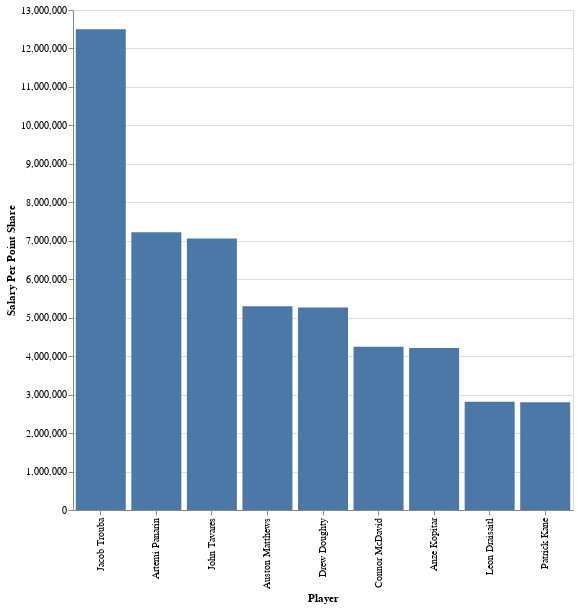

Notebook code for this chart:
### Code cell
#hide_input

alt.Chart(BaseStatsSalary).mark_bar().encode(
    x=alt.X('Player', sort=alt.EncodingSortField(field="Salary Per Point Share", order='descending')),
    y=alt.Y('Salary Per Point Share')
).properties(
    width=500,
    height=500
)

### Figure 1 — Vega-Lite specification as saved in the notebook (floating-point values rounded to 4 significant figures)
{"config": {"view": {"continuousWidth": 400, "continuousHeight": 300}}, "data": {"name": "data-56dc07fca3289ef675e54a77791fe3ec"}, "mark": "bar", "encoding": {"x": {"type": "nominal", "field": "Player", "sort": {"field": "Salary Per Point Share", "order": "descending"}}, "y": {"type": "quantitative", "field": "Salary Per Point Share"}}, "height": 500, "width": 500, "$schema": "https://vega.github.io/schema/vega-lite/v4.8.1.json", "datasets": {"data-56dc07fca3289ef675e54a77791fe3ec": [{"Rk": 170, "Player": "Drew Doughty", "Age": 31, "Tm_x": "LAK", "Pos": "D", "GP": 14, "G": 4, "A": 8, "PTS": 12, "+/-": -2, "PIM": 4, "PS": 1.9, "EV": 2, "PP": 2, "SH": 0, "GW": 0, "EV.1": 2, "PP.1": 6, "SH.1": 0, "S": 23, "S%": 17.4, "TOI": 373, "ATOI": "26:41", "BLK": 24, "HIT": 17, "FOW": 0, "FOL": 0, "FO%": null, "Tm_y": "LAK", "Salary": 10000000.0, "Cap Hit": 11000000.0, "Salary Per Point Share": 5263000.0}, {"Rk": 173, "Player": "Leon Draisaitl", "Age": 25, "Tm_x": "EDM", "Pos": "C", "GP": 17, "G": 8, "A": 18, "PTS": 26, "+/-": 11, "PIM": 4, "PS": 3.2, "EV": 3, "PP": 4, "SH": 1, "GW": 3, "EV.1": 12, "PP.1": 6, "SH.1": 0, "S": 45, "S%": 17.8, "TOI": 373, "ATOI": "21:55", "BLK": 7, "HIT": 12, "FOW": 191, "FOL": 134, "FO%": 58.8, "Tm_y": "EDM", "Salary": 9000000.0, "Cap Hit": 8500000.0, "Salary Per Point Share": 2812000.0}, {"Rk": 356, "Player": "Patrick Kane", "Age": 32, "Tm_x": "CHI", "Pos": "RW", "GP": 17, "G": 7, "A": 15, "PTS": 22, "+/-": 3, "PIM": 10, "PS": 2.5, "EV": 5, "PP": 2, "SH": 0, "GW": 0, "EV.1": 10, "PP.1": 5, "SH.1": 0, "S": 62, "S%": 11.3, "TOI": 375, "ATOI": "22:02", "BLK": 7, "HIT": 5, "FOW": 0, "FOL": 0, "FO%": null, "Tm_y": "CHI", "Salary": 7000000.0, "Cap Hit": 10500000.0, "Salary Per Point Share": 2800000.0}, {"Rk": 381, "Player": "Anze Kopitar", "Age": 33, "Tm_x": "LAK", "Pos": "C", "GP": 14, "G": 4, "A": 14, "PTS": 18, "+/-": 2, "PIM": 2, "PS": 1.9, "EV": 3, "PP": 1, "SH": 0, "GW": 1, "EV.1": 5, "PP.1": 9, "SH.1": 0, "S": 33, "S%": 12.1, "TOI": 305, "ATOI": "21:48", "BLK": 10, "HIT": 13, "FOW": 157, "FOL": 138, "FO%": 53.2, "Tm_y": "LAK", "Salary": 8000000.0, "Cap Hit": 10000000.0, "Salary Per Point Share": 4211000.0}, {"Rk": 464, "Player": "Auston Matthews", "Age": 23, "Tm_x": "TOR", "Pos": "C", "GP": 15, "G": 13, "A": 7, "PTS": 20, "+/-": 7, "PIM": 2, "PS": 3.0, "EV": 9, "PP": 4, "SH": 0, "GW": 5, "EV.1": 7, "PP.1": 0, "SH.1": 0, "S": 65, "S%": 20.0, "TOI": 331, "ATOI": "22:02", "BLK": 17, "HIT": 21, "FOW": 144, "FOL": 129, "FO%": 52.7, "Tm_y": "TOR", "Salary": 15900000.0, "Cap Hit": 11640000.0, "Salary Per Point Share": 5300000.0}, {"Rk": 472, "Player": "Connor McDavid", "Age": 24, "Tm_x": "EDM", "Pos": "C", "GP": 17, "G": 9, "A": 21, "PTS": 30, "+/-": 1, "PIM": 10, "PS": 3.3, "EV": 5, "PP": 4, "SH": 0, "GW": 3, "EV.1": 12, "PP.1": 9, "SH.1": 0, "S": 68, "S%": 13.2, "TOI": 382, "ATOI": "22:30", "BLK": 6, "HIT": 19, "FOW": 110, "FOL": 115, "FO%": 48.9, "Tm_y": "EDM", "Salary": 14000000.0, "Cap Hit": 12500000.0, "Salary Per Point Share": 4242000.0}, {"Rk": 543, "Player": "Artemi Panarin", "Age": 29, "Tm_x": "NYR", "Pos": "LW", "GP": 12, "G": 5, "A": 10, "PTS": 15, "+/-": 0, "PIM": 0, "PS": 1.8, "EV": 3, "PP": 2, "SH": 0, "GW": 0, "EV.1": 6, "PP.1": 4, "SH.1": 0, "S": 35, "S%": 14.3, "TOI": 250, "ATOI": "20:51", "BLK": 0, "HIT": 5, "FOW": 0, "FOL": 1, "FO%": 0.0, "Tm_y": "NYR", "Salary": 13000000.0, "Cap Hit": 11640000.0, "Salary Per Point Share": 7222000.0}, {"Rk": 696, "Player": "John Tavares", "Age": 30, "Tm_x": "TOR", "Pos": "C", "GP": 16, "G": 5, "A": 10, "PTS": 15, "+/-": 4, "PIM": 6, "PS": 1.7, "EV": 1, "PP": 4, "SH": 0, "GW": 1, "EV.1": 7, "PP.1": 3, "SH.1": 0, "S": 46, "S%": 10.9, "TOI": 284, "ATOI": "17:46", "BLK": 7, "HIT": 19, "FOW": 135, "FOL": 93, "FO%": 59.2, "Tm_y": "TOR", "Salary": 12000000.0, "Cap Hit": 11000000.0, "Salary Per Point Share": 7059000.0}, {"Rk": 718, "Player": "Jacob Trouba", "Age": 26, "Tm_x": "NYR", "Pos": "D", "GP": 14, "G": 0, "A": 3, "PTS": 3, "+/-": 0, "PIM": 14, "PS": 0.8, "EV": 0, "PP": 0, "SH": 0, "GW": 0, "EV.1": 3, "PP.1": 0, "SH.1": 0, "S": 27, "S%": 0.0, "TOI": 303, "ATOI": "21:40", "BLK": 33, "HIT": 48, "FOW": 0, "FOL": 0, "FO%": null, "Tm_y": "NYR", "Salary": 10000000.0, "Cap Hit": 8000000.0, "Salary Per Point Share": 12500000.0}]}}
